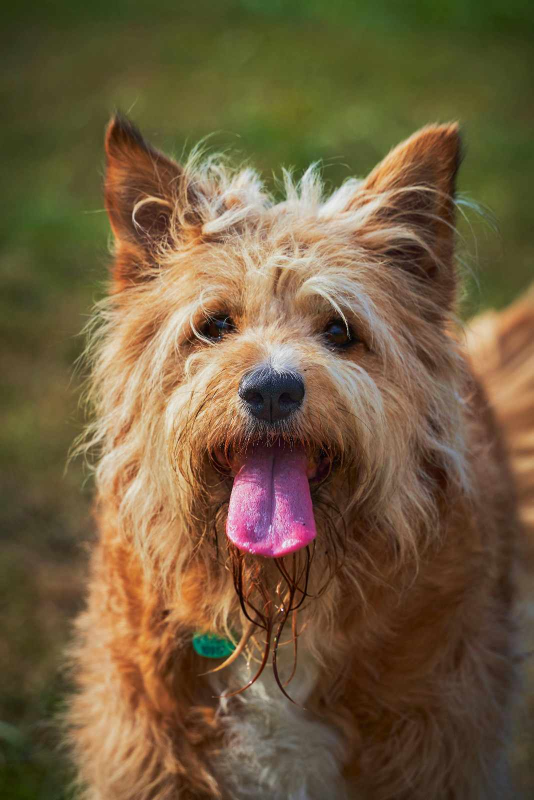
#> input picture input.jpg, 1067 x 1600 px (shown at 1/2 size)
$ python svd_compression.py
#> lines starting #> are read from the running program, lines starting #| are printed output that depends on the picture
import numpy as np
import matplotlib.pyplot as plt
from PIL import Image
import os
import argparse
from io import BytesIO


def load_rgb_image(path):
    img = Image.open(path).convert("RGB")
    return np.array(img)


def compress_channel_svd(img_matrix, k):
    # compute svd
    u, s, vt = np.linalg.svd(img_matrix, full_matrices=False)
    u_k = u[:, :k]
    s_k = s[:k]
    vt_k = vt[:k, :]

    compressed = (u_k * s_k) @ vt_k
    return compressed, u_k, s_k, vt_k


def compress_image_svd(img_matrix, k):
    channel_factors = []
    reconstructed = np.zeros_like(img_matrix, dtype=np.float32)

    for channel_idx in range(img_matrix.shape[2]):
        channel_matrix = img_matrix[:, :, channel_idx]
        compressed_channel, u_k, s_k, vt_k = compress_channel_svd(channel_matrix, k)
        reconstructed[:, :, channel_idx] = compressed_channel
        channel_factors.append((u_k, s_k, vt_k))

    return reconstructed, channel_factors


def encode_image_bytes(image, fmt="JPEG", quality=75):
    fmt = fmt.upper()
    buffer = BytesIO()

    if fmt == "PNG":
        image.save(buffer, format="PNG", optimize=True, compress_level=9)
    elif fmt == "WEBP":
        image.save(buffer, format="WEBP", quality=quality, method=6)
    else:
        image.save(buffer, format="JPEG", quality=quality, optimize=True)

    return buffer.getvalue()


def save_svd_npz(path, channel_factors, img_shape, k):
    (u_r, s_r, vt_r), (u_g, s_g, vt_g), (u_b, s_b, vt_b) = channel_factors
    metadata = np.array(
        [
            f"shape={img_shape[0]}x{img_shape[1]}",
            f"k={k}",
            "mode=RGB",
            "channels=3",
            "version=1",
        ],
        dtype="U32",
    )
    np.savez_compressed(
        path,
        u_r=u_r,
        s_r=s_r,
        vt_r=vt_r,
        u_g=u_g,
        s_g=s_g,
        vt_g=vt_g,
        u_b=u_b,
        s_b=s_b,
        vt_b=vt_b,
        metadata=metadata,
    )

def plot_results(original, compressed, k):
    fig, axes = plt.subplots(1, 2, figsize=(10, 5))
    axes[0].imshow(original)
    axes[0].set_title("Original Image")
    axes[0].axis("off")

    axes[1].imshow(compressed.astype("uint8"))
    axes[1].set_title(f"Compressed (k={k})")
    axes[1].axis("off")

    plt.tight_layout()
    plt.show()

def compression_stats(img_shape, k):
    m, n, channels = img_shape
    uncompressed_size = m * n * channels
    compressed_size = channels * k * (1 + m + n)  # per-channel factor storage
    ratio = compressed_size / uncompressed_size
    print(f"Compression ratio: {ratio:.2f} (compressed is {ratio*100:.1f}% of original)")


def print_file_size_report(original_path, output_paths):
    original_size = os.path.getsize(original_path)
    print("\nDisk size report")
    print(f"Original file: {original_path} -> {original_size / 1024:.1f} KB")

    for path in output_paths:
        size = os.path.getsize(path)
        ratio = size / original_size
        print(f"{path}: {size / 1024:.1f} KB ({ratio * 100:.1f}% of original)")


def parse_args():
    parser = argparse.ArgumentParser(description="SVD-based image compression demo")
    parser.add_argument("--input", default="input.jpg", help="Path to input image")
    parser.add_argument("--k", type=int, default=50, help="Rank for SVD reconstruction")
    parser.add_argument(
        "--format",
        choices=["JPEG", "PNG", "WEBP"],
        default="JPEG",
        help="Output image format",
    )
    parser.add_argument(
        "--quality",
        type=int,
        default=75,
        help="Quality for JPEG/WEBP (30-95)",
    )
    parser.add_argument(
        "--no-plot",
        action="store_true",
        help="Disable side-by-side matplotlib preview",
    )
    return parser.parse_args()

def main():
    args = parse_args()
    image_path = args.input
    img_matrix = load_rgb_image(image_path)
#> in load_rgb_image, img is the input picture: PIL image 1067x1600 RGB; mean R, G, B 113.5, 93, 62.4
    print("Image loaded with shape:", img_matrix.shape)
#| Image loaded with shape: (1600, 1067, 3)

    k = args.k
    max_rank = min(img_matrix.shape[0], img_matrix.shape[1])
#> max_rank = 1067
    if k < 1 or k > max_rank:
        raise ValueError(f"k must be between 1 and {max_rank}")

    quality = max(30, min(95, args.quality))

    compressed_img, channel_factors = compress_image_svd(img_matrix, k)
#> the loop in compress_image_svd, `for channel_idx in range(img_matrix.shape[2]):` made 3 passes
#> pass 1, in compress_image_svd, `channel_matrix = img_matrix[:, :, channel_idx]`:
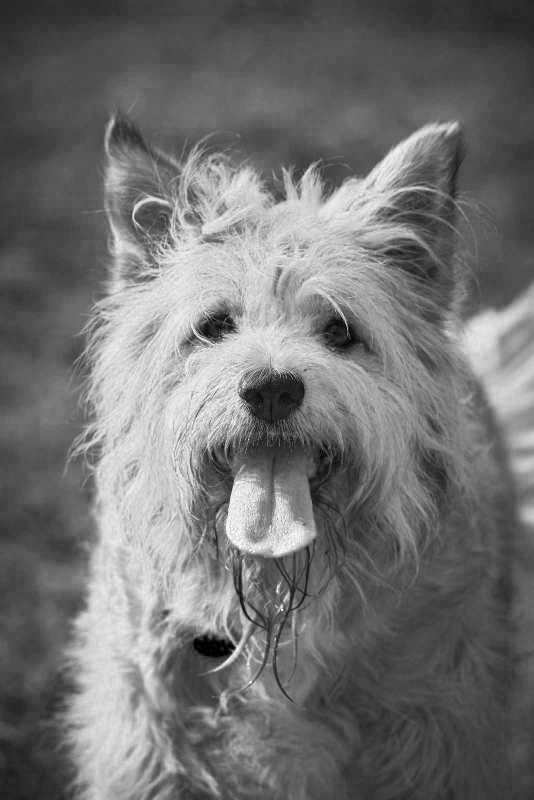
#> channel_matrix: shape (1600, 1067) (shown at 1/2 size); min 0, max 255, mean 113.5
#> pass 1, in compress_channel_svd, `u, s, vt = np.linalg.svd(img_matrix, full_matrices=False)`:
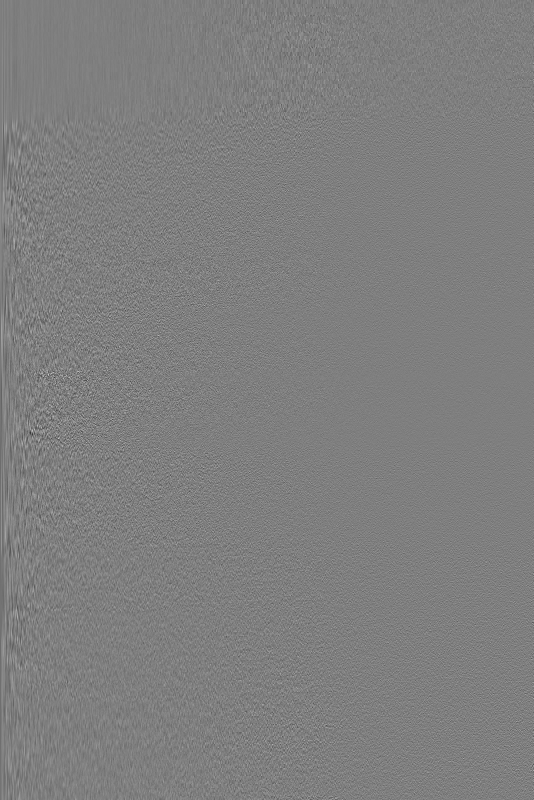
#> u: shape (1600, 1067) float64 (shown at 1/2 size); min -0.206, max 0.207, mean -2.88e-05; drawn with min black and max white
#> pass 1, in compress_channel_svd, `u, s, vt = np.linalg.svd(img_matrix, full_matrices=False)`:
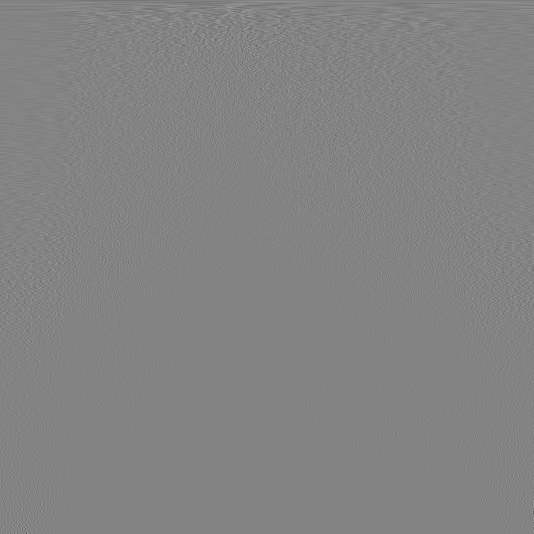
#> vt: shape (1067, 1067) float64 (shown at 1/2 size); min -0.466, max 0.437, mean -2.17e-05; drawn with min black and max white
#> after the loop in compress_image_svd, `for channel_idx in range(img_matrix.shape[2]):`:
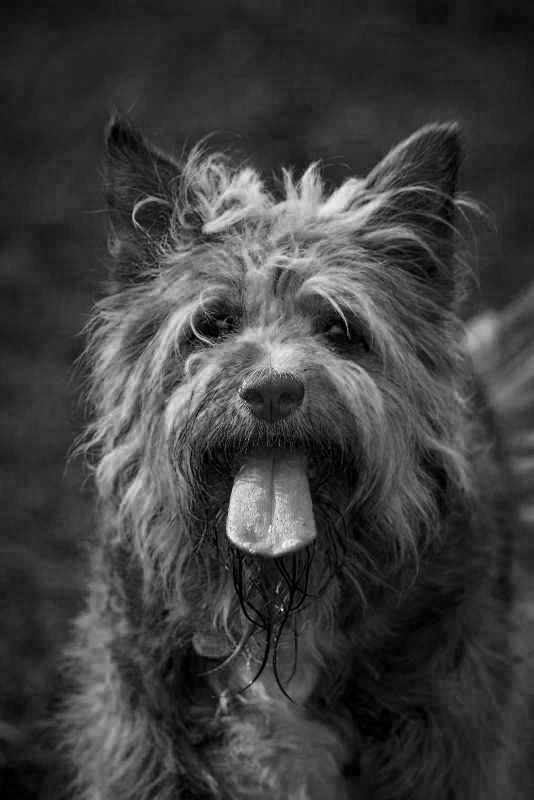
#> channel_matrix: shape (1600, 1067) (shown at 1/2 size); min 0, max 255, mean 62.4
#> after the loop in compress_image_svd, `for channel_idx in range(img_matrix.shape[2]):`: channel_factors = 3 items
#> channel_factors = 3 items
    compressed_img = np.clip(compressed_img, 0, 255)

    if not args.no_plot:
        plot_results(img_matrix, compressed_img, k)
#> in plot_results, `plt.show()`:
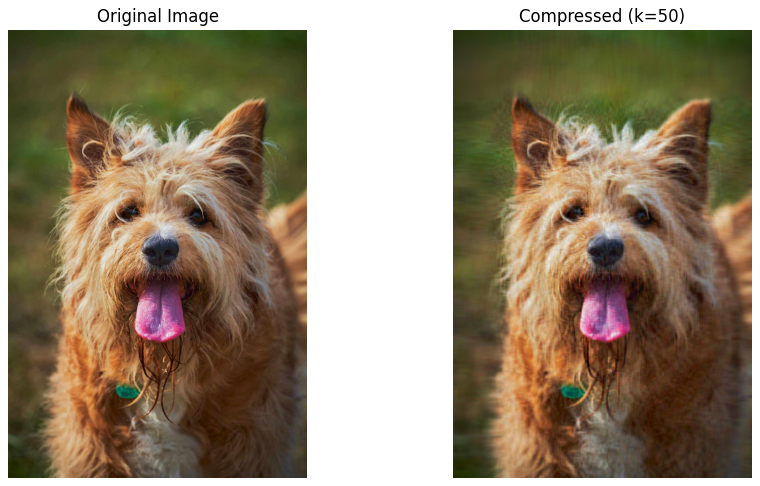
#> figure drawn by matplotlib, 2 panels

    compression_stats(img_matrix.shape, k)

    compressed_img = Image.fromarray(compressed_img.astype("uint8"), mode="RGB")
#> compressed_img: PIL image 1067x1600 RGB
    output_dir = os.path.join("examples", "outputs")
    os.makedirs(output_dir, exist_ok=True)
    extension = "jpg" if args.format == "JPEG" else args.format.lower()
    output_image = os.path.join(output_dir, f"compressed_k{k}.{extension}")
    output_npz = os.path.join(output_dir, f"compressed_factors_k{k}.npz")

    image_bytes = encode_image_bytes(compressed_img, fmt=args.format, quality=quality)
    with open(output_image, "wb") as image_file:
        image_file.write(image_bytes)

    save_svd_npz(output_npz, channel_factors, img_matrix.shape, k)
#> in save_svd_npz, `(u_r, s_r, vt_r), (u_g, s_g, vt_g), (u_b, s_b, vt_b) = channel_factors`:
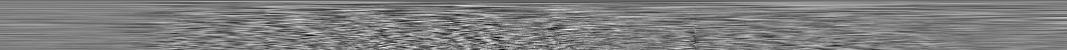
#> vt_g: shape (50, 1067) float64; min -0.161, max 0.162, mean -0.000356; drawn with min black and max white
#> in save_svd_npz, `(u_r, s_r, vt_r), (u_g, s_g, vt_g), (u_b, s_b, vt_b) = channel_factors`:
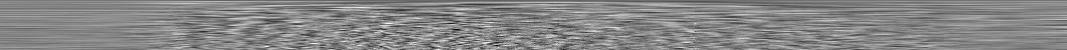
#> vt_b: shape (50, 1067) float64; min -0.167, max 0.149, mean -0.00061; drawn with min black and max white
#> in save_svd_npz, `(u_r, s_r, vt_r), (u_g, s_g, vt_g), (u_b, s_b, vt_b) = channel_factors`: s_r = 50 values, max 156526.4 at index 0, min 1530.1 at index 49, mean 7559.4; s_g = 50 values, max 126548.1 at index 0, min 1575.7 at index 49, mean 6751.6; s_b = 50 values, max 88948 at index 0, min 1551.2 at index 49, mean 5853.7

    print(f"Compressed image saved as {output_image}")
    print(f"SVD factors saved as {output_npz}")
    print_file_size_report(image_path, [output_image, output_npz])

if __name__ == "__main__":
    main()
